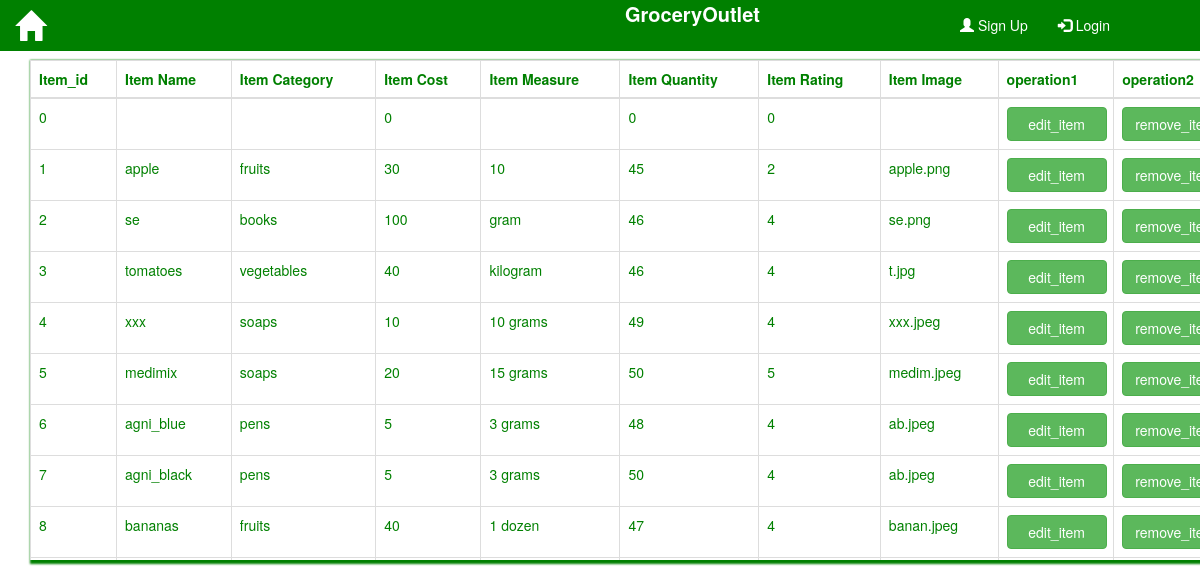
/html/items.php, run on the app's committed database.
### tables this page shows
CREATE TABLE IF NOT EXISTS `item_list` (
  `item_id` int(11) NOT NULL,
  `item_category` varchar(20) NOT NULL,
  `item_name` varchar(40) NOT NULL,
  `item_cost` double NOT NULL,
  `item_measure` varchar(10) NOT NULL,
  `item_quantity` int(11) NOT NULL,
  `item_rating` int(11) NOT NULL,
  `item_image` varchar(10) DEFAULT NULL
);

### html/items.php (the view, shortened to what this page needs)
<!DOCTYPE html>
<html lang="en">
<head>
  <link rel="stylesheet" href="../bootstrap/css/bootstrap.min.css">
  <link rel="stylesheet" href="../style/style.css">
</head>
<body>
<div class="container">
<div id="contaner">
<nav class="navbar navbar-fixed-top" style="background-color:green;">
  <div class="container-fluid">
    <div class="navbar-header">
    <a id="h1" href="../main.php">
        <span class="glyphicon glyphicon-home"></span>
    </a>
    </div>
   <span id="h" style="position:relative;right:-400px;">GroceryOutlet</span>
  <ul class="nav navbar-nav " style="position:relative;right:-900px;"">
    <?php
    	if(isset($_SESSION['id'])){?>
    		<li ><a href="../login/logout.php"><span class="glyphicon glyphicon-log-out"></span> Logout</a></li>
    	<?php  }
    	else
    	{
    	?>
      <li ><a href="../login/register.php"><span class="glyphicon glyphicon-user"></span> Sign Up</a></li>
      <li ><a href="../login/login.php"><span class="glyphicon glyphicon-log-in"></span> Login</a></li>
      <?php } ?>
    </ul>
  </div>
</nav>
 <?php
 $count=0;
 $result1="";
   $con=mysqli_connect("localhost","root","","first_project");
	if($con){
	if(isset($_SESSION['id'])&&isset($_SESSION['user_type'])&&$_SESSION['user_type']=='admin'){
	$qu2="select * from item_list;";
	 if($result1=mysqli_query($con,$qu2)){
	$count++;
	}
	}
	}
 ?>
     <?php
     if($count>0){ ?>
     <br>
        <br>
           <br>
   <div class="hii" style="overflow: scroll; overflow-x:hidden;width:1200px;height:500px;box-shadow: 2px 2px 2px 2px green;" >
 <table class="table table-hover table-bordered" style="color:green;">
    	<thead>
    		  <tr>
       		 <th>Item_id</th>
        		<th>Item Name</th>
        		<th>Item Category</th>
        		<th>Item Cost</th>
         		<th>Item Measure</th>
         		<th>Item Quantity</th>
         		<th>Item Rating</th>
         		<th>Item Image</th>
         		<th>operation1</th>
         		<th>operation2</th>
     		 </tr>
    	</thead>
    <tbody>
<?php while($row2=mysqli_fetch_array($result1,MYSQLI_ASSOC)) { ?>
    		<tr>
       		 <td onclick="fun(this);"><?php echo $row2['item_id'];?></td>
        		<td onclick="fun(this);"><?php echo $row2['item_name'];?></td>
        		<td onclick="fun(this);"><?php echo $row2['item_category'];?></td>
        		<td onclick="fun(this);"><?php echo $row2['item_cost'];?></td>
         			<td onclick="fun(this);"><?php echo $row2['item_measure'];?></td>
         			<td onclick="fun(this);"><?php echo $row2['item_quantity'];?></td>
         			<td onclick="fun(this);"><?php echo $row2['item_rating'];?></td>
         			<td onclick="fun(this);"><?php echo $row2['item_image'];?></td>
         		<td><a href="edit.php?tab=1&id=<?php echo $row2['item_id'];?>"><button  class="btn btn-success" style="width:100px;">edit_item</button></a></td>
         		<td><a href="delete.php?tab=1&id=<?php echo $row2['item_id'];?>"><button  class="btn btn-success"  style="width:100px;" >remove_item</button></a></td>
     		 </tr>
     		 <?php } ?>
    </tbody>
  </table>
  <?php  } else {
  } ?>
   </div>
   </div>
   </div>
   </body>
   </html>

### style/style.css (style rules this page uses)
a { color: white; text-decoration: none; }
#h { position:relative; right:-800px; color:white; font-weight:bold; font-size: 20px; }
.glyphicon.glyphicon-home { margin-top:10px; font-size: 30px; }
#contaner { box-shadow:10px green; width: 500px; height: 100%; margin-right:500px; }
button { margin-right:-100px; width:100px; }

### html/items.php (style rules this page uses)
#contaner { box-shadow:10px green; width: 400px; height: 40%; margin-right:500px; }

### data on the page
item_list: item_id "0", item_cost "0", item_quantity "0", item_rating "0"
item_list: item_id "1", item_name "apple", item_category "fruits", item_cost "30", item_measure "10", item_quantity "45", item_rating "2", item_image "apple.png"
item_list: item_id "2", item_name "se", item_category "books", item_cost "100", item_measure "gram", item_quantity "46", item_rating "4", item_image "se.png"
item_list: item_id "3", item_name "tomatoes", item_category "vegetables", item_cost "40", item_measure "kilogram", item_quantity "46", item_rating "4", item_image "t.jpg"
item_list: item_id "4", item_name "xxx", item_category "soaps", item_cost "10", item_measure "10 grams", item_quantity "49", item_rating "4", item_image "xxx.jpeg"
item_list: item_id "5", item_name "medimix", item_category "soaps", item_cost "20", item_measure "15 grams", item_quantity "50", item_rating "5", item_image "medim.jpeg"
item_list: item_id "6", item_name "agni_blue", item_category "pens", item_cost "5", item_measure "3 grams", item_quantity "48", item_rating "4", item_image "ab.jpeg"
item_list: item_id "7", item_name "agni_black", item_category "pens", item_cost "5", item_measure "3 grams", item_quantity "50", item_rating "4", item_image "ab.jpeg"
item_list: item_id "8", item_name "bananas", item_category "fruits", item_cost "40", item_measure "1 dozen", item_quantity "47", item_rating "4", item_image "banan.jpeg"
